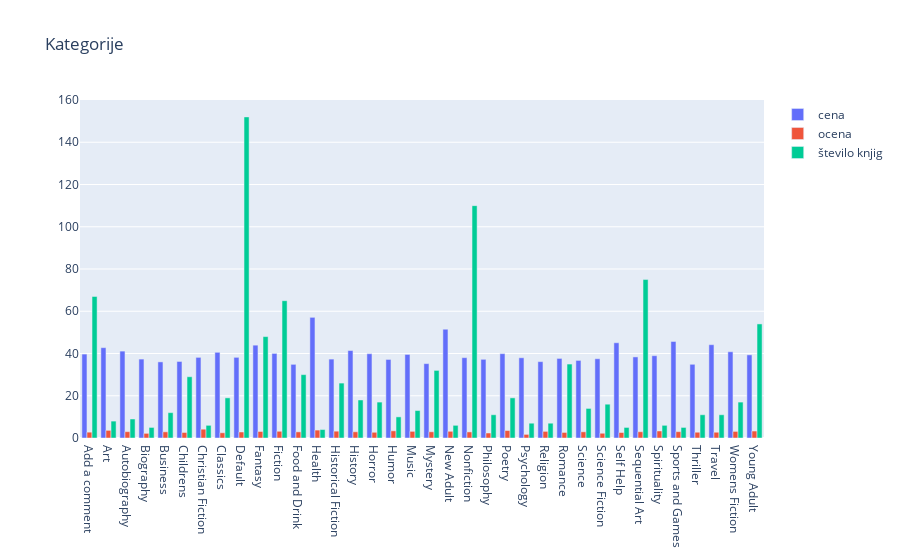

The cell this chart's notebook holds for it:
### Markdown cell above
Vidimo da so najdražje knjige o zdravju, najcenejše pa o hrani in pijači.
<br>
Glede na to da je le ena izmed najbolje ocenjenih kategorij tudi med najdražjimi, ne moremo sklepati da obstaja povezava med oceno in povrpečno ceno kategorije.

### Code cell
# Graf na katerem so kategorije v odvisnosti od ocene, števila knjig in cene
cena = go.Bar(
    x = df_kat.index.tolist(),
    y = df_kat.cena.tolist(),
    name = 'cena'
)
ocena = go.Bar(
    x = df_kat.index.tolist(),
    y = df_kat.ocena.tolist(),
    name = 'ocena'
)
st_k = go.Bar(
    x = df_kat.index.tolist(),
    y = df_kat.število_knjig.tolist(),
    name = 'število knjig'
)

fig_3 = go.Figure(
    data = [cena, ocena, st_k],
    layout_title_text = "Kategorije"
)
fig_3

### Figure 1 — Plotly figure (JSON) as saved in the notebook; plotly's stock layout.template omitted (floating-point values rounded to 4 significant figures)
{"data": [{"name": "cena", "type": "bar", "x": ["Add a comment", "Art", "Autobiography", "Biography", "Business", "Childrens", "Christian Fiction", "Classics", "Default", "Fantasy", "Fiction", "Food and Drink", "Health", "Historical Fiction", "History", "Horror", "Humor", "Music", "Mystery", "New Adult", "Nonfiction", "Philosophy", "Poetry", "Psychology", "Religion", "Romance", "Science", "Science Fiction", "Self Help", "Sequential Art", "Spirituality", "Sports and Games", "Thriller", "Travel", "Womens Fiction", "Young Adult"], "y": [39.73, 42.76, 41.13, 37.36, 36.03, 36.23, 38.17, 40.57, 38.18, 43.95, 40.03, 34.87, 57.12, 37.35, 41.4, 39.9, 37.19, 39.56, 35.21, 51.49, 38.03, 37.25, 39.93, 37.98, 36.15, 37.67, 36.73, 37.52, 45.09, 38.38, 38.96, 45.69, 34.89, 44.17, 40.84, 39.35]}, {"name": "ocena", "type": "bar", "x": ["Add a comment", "Art", "Autobiography", "Biography", "Business", "Childrens", "Christian Fiction", "Classics", "Default", "Fantasy", "Fiction", "Food and Drink", "Health", "Historical Fiction", "History", "Horror", "Humor", "Music", "Mystery", "New Adult", "Nonfiction", "Philosophy", "Poetry", "Psychology", "Religion", "Romance", "Science", "Science Fiction", "Self Help", "Sequential Art", "Spirituality", "Sports and Games", "Thriller", "Travel", "Womens Fiction", "Young Adult"], "y": [2.76, 3.62, 3, 2.2, 2.92, 2.62, 4.17, 2.47, 2.84, 3.08, 3.18, 2.9, 3.75, 3.23, 2.94, 2.71, 3.4, 3.15, 2.94, 3.17, 2.88, 2.36, 3.53, 1.71, 3.14, 2.63, 2.93, 2.25, 2.6, 2.97, 3.33, 3, 2.73, 2.73, 3.12, 3.3]}, {"name": "število knjig", "type": "bar", "x": ["Add a comment", "Art", "Autobiography", "Biography", "Business", "Childrens", "Christian Fiction", "Classics", "Default", "Fantasy", "Fiction", "Food and Drink", "Health", "Historical Fiction", "History", "Horror", "Humor", "Music", "Mystery", "New Adult", "Nonfiction", "Philosophy", "Poetry", "Psychology", "Religion", "Romance", "Science", "Science Fiction", "Self Help", "Sequential Art", "Spirituality", "Sports and Games", "Thriller", "Travel", "Womens Fiction", "Young Adult"], "y": [67, 8, 9, 5, 12, 29, 6, 19, 152, 48, 65, 30, 4, 26, 18, 17, 10, 13, 32, 6, 110, 11, 19, 7, 7, 35, 14, 16, 5, 75, 6, 5, 11, 11, 17, 54]}], "layout": {"title": {"text": "Kategorije"}}}
